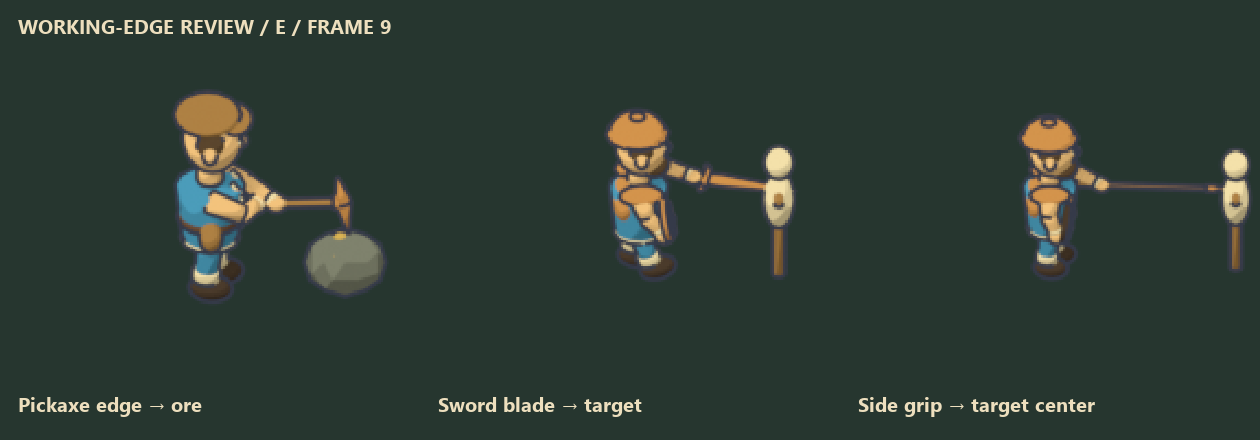
#> input picture art/ages/units/contact-e.png, 1260 x 440 px, given in place of 00.png, which was not available
$ python pack_contact_review.py
#> lines starting #> are read from the running program, lines starting #| are printed output that depends on the picture; pictures that were not available may be replaced by others from this repository, and a replacement may not be noted
from pathlib import Path
from PIL import Image,ImageDraw,ImageFont

OUT=Path(__file__).resolve().parent
CASES=[('bronze_worker','Pickaxe edge → ore'),('bronze_swordsman','Sword blade → target'),('bronze_spearman','Side grip → target center')]
font=ImageFont.truetype('C:/Windows/Fonts/segoeuib.ttf',20)
frames=[]
for direction in ['E','SE']:
    for i in range(16):
        board=Image.new('RGB',(1260,440),'#26362f');draw=ImageDraw.Draw(board)
#> after `board = Image.new('RGB', (1260, 440), '#26362f')`:
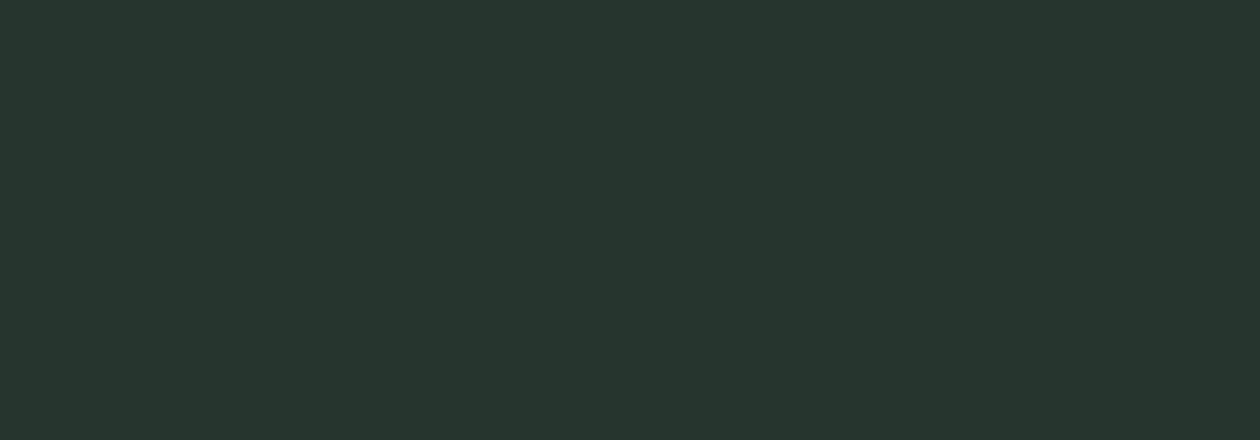
#> board: PIL image 1260x440 RGB; mean R, G, B 38, 54, 47
        draw.text((18,12),f'WORKING-EDGE REVIEW / {direction} / FRAME {i+1}',font=font,fill='#eddfbe')
        for column,(unit,label) in enumerate(CASES):
            frame=Image.open(OUT/'contact-frames'/unit/direction/f'{i:02}.png').convert('RGBA').resize((420,420),Image.Resampling.NEAREST)
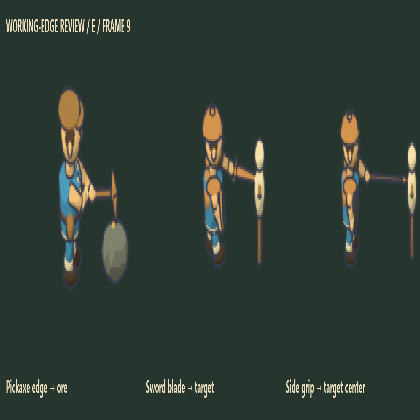
#> frame: PIL image 420x420 RGBA; mean R, G, B, A 47, 60.4, 52.1, 255
            board.paste(frame,(column*420,-18),frame)
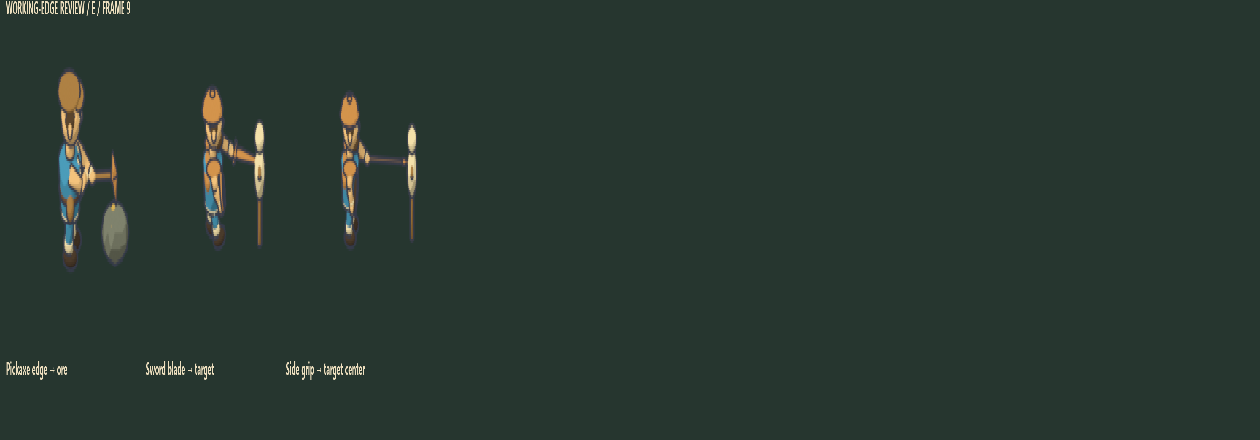
#> board: PIL image 1260x440 RGB; mean R, G, B 40.9, 56, 48.6
#> (the run stopped early here; a loop or call above may not have finished)
